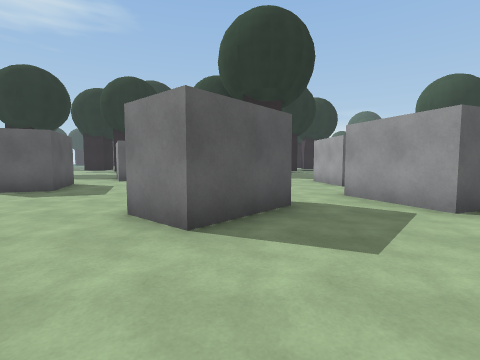
view 1 (above)

24 first-person views from a walk through a Unity game level. The camera is 1.3 m above the floor, tilts 4° down and sees 85° across. The floor is counted in squares, 1.8 m on a side. Each view is taken from the middle of a square. On the plan, view 1 faces up. The plan holds only what a view shows up to about 9 squares ahead; the rest is blank. The place goes on beyond the plan. The player character is not drawn.

view 2
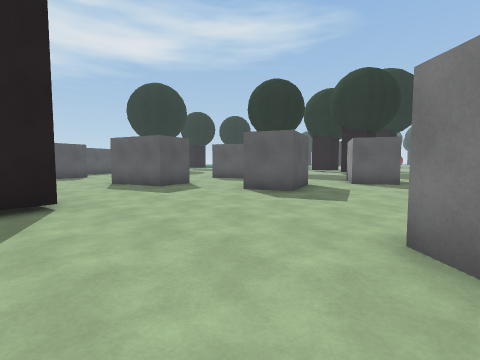

view 3
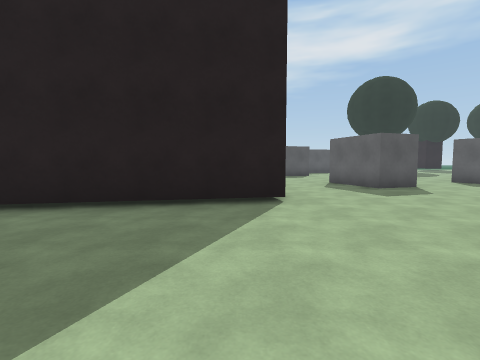

view 4
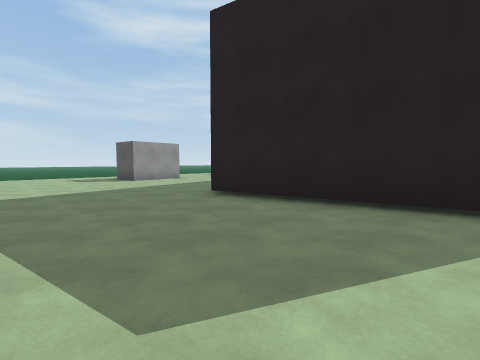

view 5
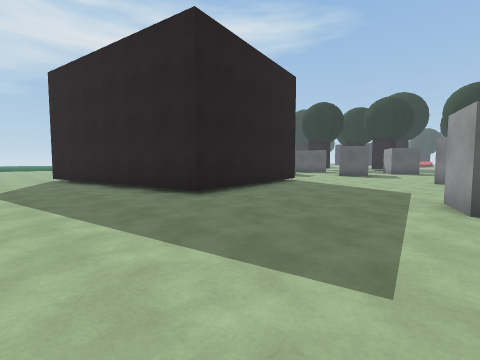

view 6
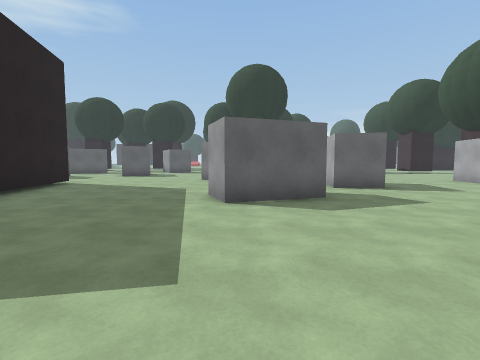

view 7
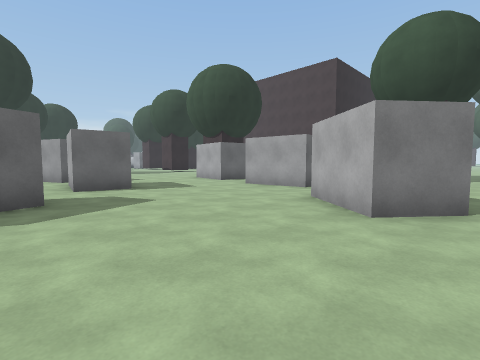

view 8
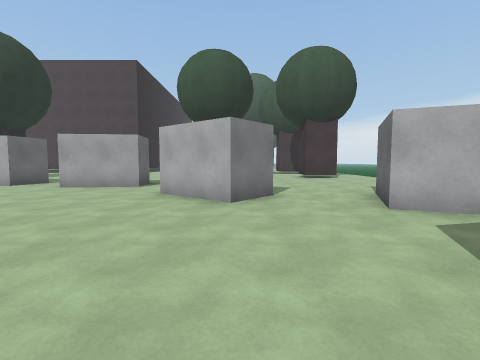

view 9
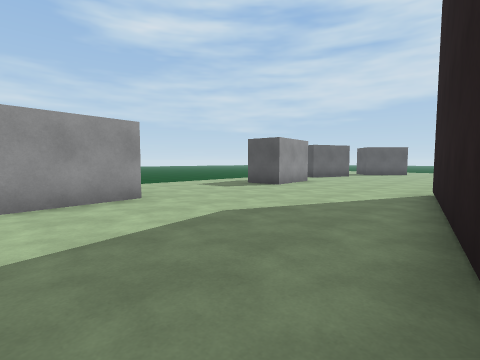

view 10
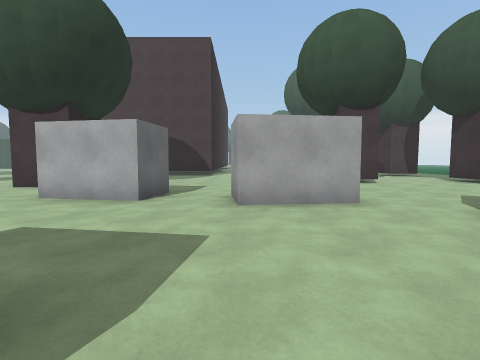

view 11
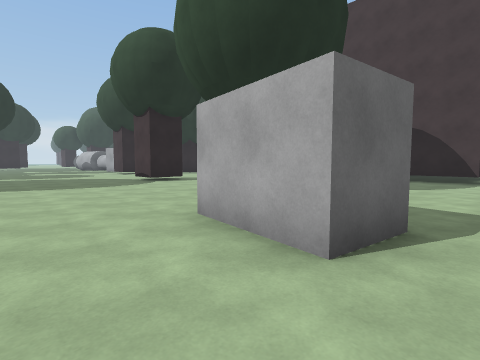

view 12
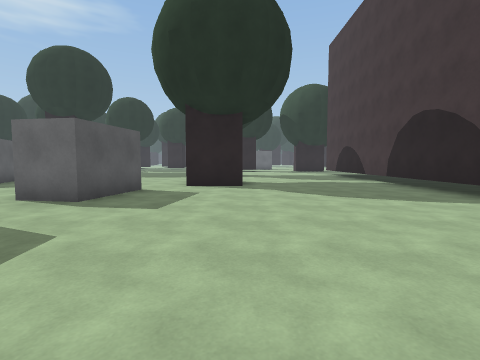

view 13
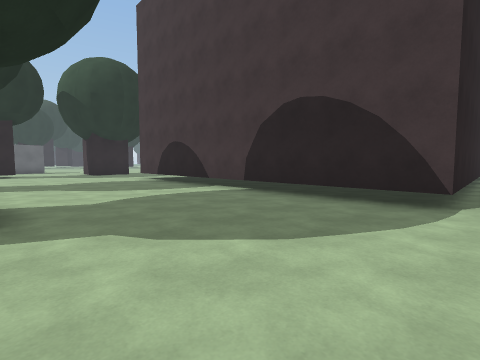

view 14
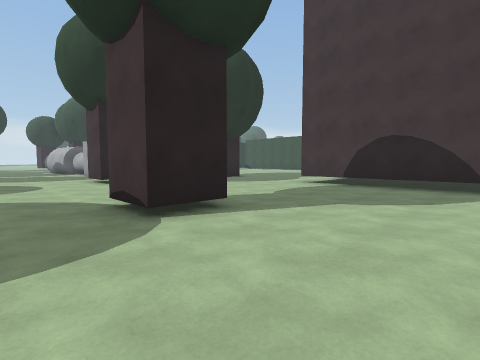

view 15
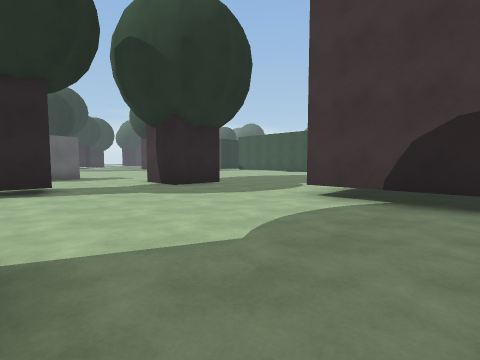

view 16
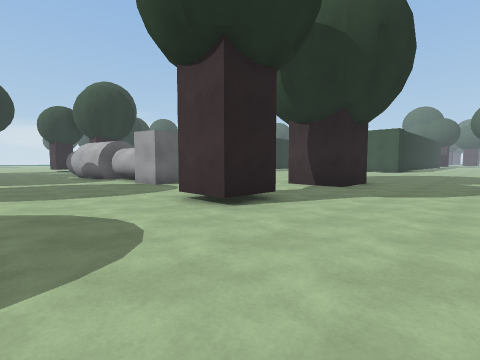

view 17
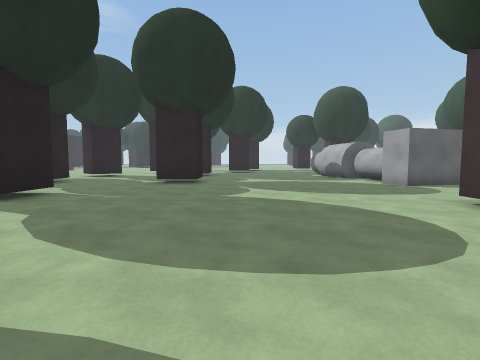

view 18
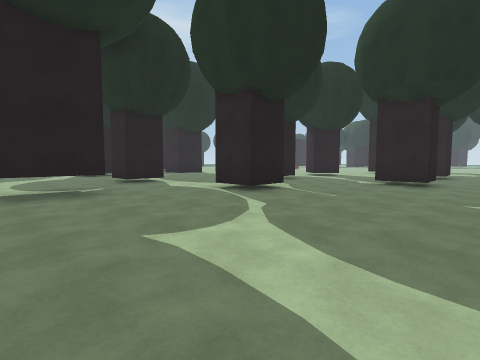

view 19
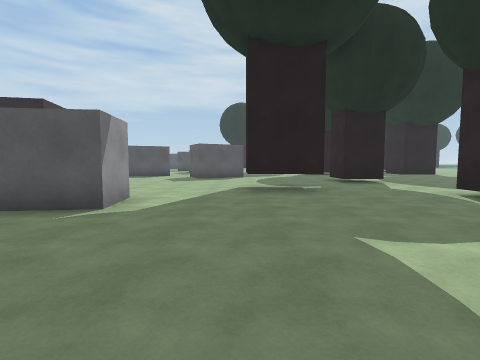

view 20
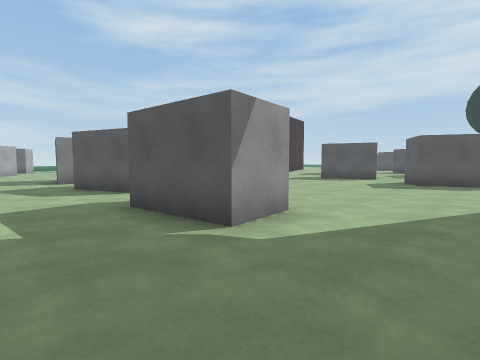

view 21
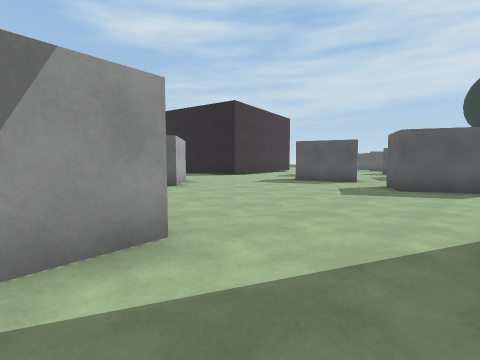

view 22
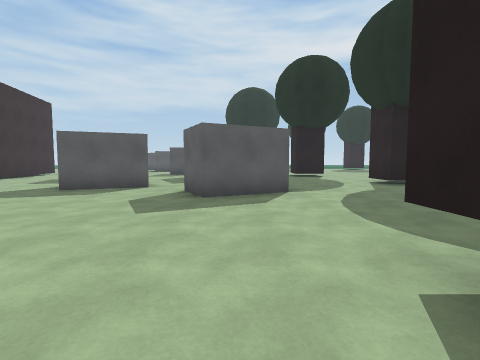

view 23
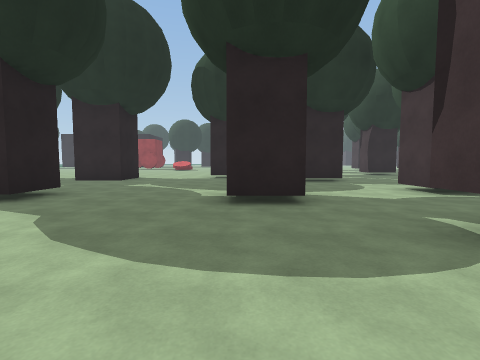

view 24
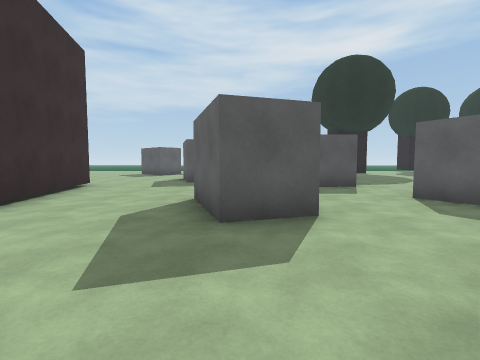

### Floor plan
Key: @ floor where view 1 was taken; # wall or solid block; . floor; T thing the floor can be seen under or through.
Columns run from 15 left of view 1 to 20 right of it. Each row starts with its distance up from view 1.
 23                      ..  ..
 22                      #......
 21                 #...##......#
 20         .....   ............###
 19         ..... ................
 18         ..........#............
 17          #... #...#.............#
 16         ##...##............# ...#
 15         ...................##...##.
 14         .......T T..................
 13         .......TTT..................
 12            #.......................
 11            #....................#
 10  ...      .#......##......#.....#
  9  ....## ..........##............#
  8   #...... #.......##............#
  7   #...... #.....................#
  6      .#..##.......#.............#
  5      ##........#..##......# ....#
  4    ...........##..##......##....#
  3  .............##.......##.......#
  2  .................##...##.......#
  1  ...###  #........##...##.......####
  0  ..##    #.....@ .##................
 -1          ##....# ......#.......
 -2           #....##......# .....
 -3          ##............#  ...
 -4     ######................ .
 -5  ..##...............##.....#
 -6 ....................##......
 -7 ............................
 -8  ..............  ........ ..
 -9   ##....###....   .##....  #
-10    #....    ..        ...
-11     ....

Where each view was taken, in squares from view 1:
view 1: 0 up, 0 right, facing up
view 2: 1 up, 1 left, facing up-left
view 3: 1 up, 1 left, facing left
view 4: 1 up, 1 left, facing down-left
view 5: 7 down, 0 right, facing up-left
view 6: 7 down, 0 right, facing up
view 7: 7 down, 1 right, facing up-right
view 8: 6 down, 0 right, facing right
view 9: 4 down, 5 left, facing down-left
view 10: 1 down, 3 right, facing right
view 11: 0 up, 6 right, facing up-right
view 12: 4 down, 12 right, facing up
view 13: 0 up, 12 right, facing up-right
view 14: 6 up, 9 right, facing up-right
view 15: 8 up, 12 right, facing up-right
view 16: 12 up, 9 right, facing up-right
view 17: 12 up, 8 right, facing up
view 18: 12 up, 8 right, facing up-left
view 19: 12 up, 8 right, facing left
view 20: 12 up, 6 right, facing down-left
view 21: 12 up, 4 right, facing down-left
view 22: 11 up, 2 right, facing left
view 23: 11 up, 2 left, facing up
view 24: 5 up, 5 left, facing left
